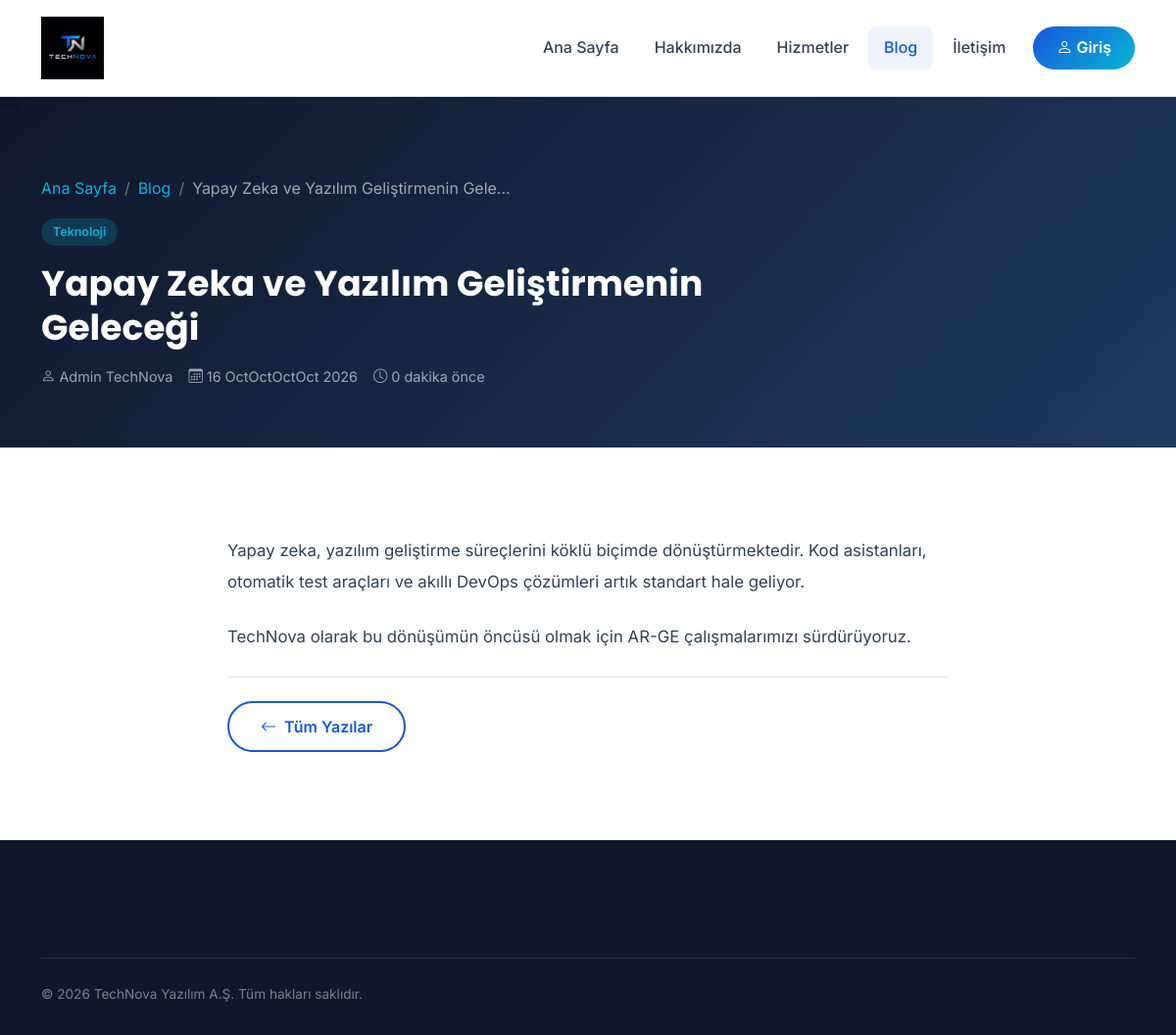
The page /blog-detay.php?id=1 on the database its author committed.
### tables this page shows
CREATE TABLE `blog` (
  `id` int(11) NOT NULL AUTO_INCREMENT,
  `baslik` varchar(255) NOT NULL,
  `ozet` text DEFAULT NULL,
  `icerik` longtext NOT NULL,
  `resim` varchar(255) DEFAULT NULL,
  `kategori` varchar(100) DEFAULT NULL,
  `yazar_id` int(11) DEFAULT NULL,
  `tarih` datetime NOT NULL DEFAULT CURRENT_TIMESTAMP,
  `durum` enum('yayinda','taslak') NOT NULL DEFAULT 'yayinda',
  PRIMARY KEY (`id`),
  KEY `yazar_id` (`yazar_id`),
  CONSTRAINT `blog_ibfk_1` FOREIGN KEY (`yazar_id`) REFERENCES `kullanicilar` (`id`) ON DELETE SET NULL
);

CREATE TABLE `kullanicilar` (
  `id` int(11) NOT NULL AUTO_INCREMENT,
  `ad` varchar(100) NOT NULL,
  `soyad` varchar(100) NOT NULL,
  `email` varchar(191) NOT NULL,
  `sifre` varchar(255) NOT NULL,
  `rol` enum('admin','kullanici') NOT NULL DEFAULT 'kullanici',
  `olusturma_tarihi` datetime NOT NULL DEFAULT CURRENT_TIMESTAMP,
  PRIMARY KEY (`id`),
  UNIQUE KEY `email` (`email`)
);

### config.php (called while the page is built, shortened)
<?php
try {
    $dsn = "mysql:host=" . DB_HOST . ";dbname=" . DB_NAME . ";charset=" . DB_CHARSET;
    $options = [
        PDO::ATTR_ERRMODE            => PDO::ERRMODE_EXCEPTION,
        PDO::ATTR_DEFAULT_FETCH_MODE => PDO::FETCH_ASSOC,
        PDO::ATTR_EMULATE_PREPARES   => false,
    ];
    $pdo = new PDO($dsn, DB_USER, DB_PASS, $options);
    $pdo->exec("CREATE TABLE IF NOT EXISTS site_ayarlar (
        id INT AUTO_INCREMENT PRIMARY KEY,
        menu_blog BOOLEAN DEFAULT 1,
        menu_hizmetler BOOLEAN DEFAULT 1,
        menu_hakkimizda BOOLEAN DEFAULT 1,
        menu_iletisim BOOLEAN DEFAULT 1,
        menu_giris BOOLEAN DEFAULT 1,
        updated_at TIMESTAMP DEFAULT CURRENT_TIMESTAMP ON UPDATE CURRENT_TIMESTAMP
    ) ENGINE=InnoDB DEFAULT CHARSET=utf8mb4");
    $siteAyarCount = (int)$pdo->query("SELECT COUNT(*) FROM site_ayarlar")->fetchColumn();
} catch (PDOException $e) {
    die(json_encode(['error' => 'Veritabanı bağlantı hatası. Lütfen yapılandırmayı kontrol edin.']));
}
function isLoggedIn() {
    return isset($_SESSION['kullanici_id']);
}
function timeAgo($datetime) {
    $now = new DateTime();
    $ago = new DateTime($datetime);
    $diff = $now->diff($ago);
    if ($diff->d == 0) {
        if ($diff->h == 0) return $diff->i . ' dakika önce';
        return $diff->h . ' saat önce';
    }
    return $diff->y . ' yıl önce';
}
?>

### blog-detay.php (the view, shortened to what this page needs)
<?php
require_once 'config.php';
$id = filter_input(INPUT_GET, 'id', FILTER_VALIDATE_INT);
$stmt = $pdo->prepare("SELECT b.*, k.ad, k.soyad FROM blog b LEFT JOIN kullanicilar k ON b.yazar_id=k.id WHERE b.id=? AND b.durum='yayinda'");
$stmt->execute([$id]);
$blog = $stmt->fetch();
?>
<!DOCTYPE html>
<html lang="tr">
<head>
<link href="https://cdn.jsdelivr.net/npm/bootstrap@5.3.2/dist/css/bootstrap.min.css" rel="stylesheet">
<link href="https://cdn.jsdelivr.net/npm/bootstrap-icons@1.11.3/font/bootstrap-icons.css" rel="stylesheet">
<link href="<?= SITE_URL ?>/assets/css/style.css" rel="stylesheet">
</head>
<body>
<nav class="navbar navbar-expand-lg">
  <div class="container">
    <a class="navbar-brand" href="<?= SITE_URL ?>">
      <img src="<?= SITE_URL ?>/assets/img/logo.png" alt="TechNova" class="logo-img">
    </a>
    <div class="collapse navbar-collapse" id="navMain">
      <ul class="navbar-nav ms-auto align-items-lg-center gap-1">
        <li class="nav-item"><a class="nav-link" href="<?= SITE_URL ?>">Ana Sayfa</a></li>
        <li class="nav-item"><a class="nav-link" href="<?= SITE_URL ?>/hakkimizda.php">Hakkımızda</a></li>
        <li class="nav-item"><a class="nav-link" href="<?= SITE_URL ?>/hizmetler.php">Hizmetler</a></li>
        <li class="nav-item"><a class="nav-link active" href="<?= SITE_URL ?>/blog.php">Blog</a></li>
        <li class="nav-item"><a class="nav-link" href="<?= SITE_URL ?>/iletisim.php">İletişim</a></li>
        <?php if (isLoggedIn()): ?>
        <li class="nav-item"><a class="nav-link btn-nav-cta ms-2" href="<?= SITE_URL ?>/admin/index.php"><i class="bi bi-speedometer2"></i> Panel</a></li>
        <?php else: ?>
        <li class="nav-item"><a class="nav-link btn-nav-cta ms-2" href="<?= SITE_URL ?>/giris.php"><i class="bi bi-person"></i> Giriş</a></li>
        <?php endif; ?>
      </ul>
    </div>
  </div>
</nav>
<div class="blog-detail-header">
  <div class="container">
    <nav aria-label="breadcrumb" class="mb-3">
      <ol class="breadcrumb">
        <li class="breadcrumb-item"><a href="<?= SITE_URL ?>">Ana Sayfa</a></li>
        <li class="breadcrumb-item"><a href="<?= SITE_URL ?>/blog.php">Blog</a></li>
        <li class="breadcrumb-item active"><?= htmlspecialchars(mb_substr($blog['baslik'],0,40)) ?>...</li>
      </ol>
    </nav>
    <?php if($blog['kategori']): ?>
    <span class="blog-category" style="background:rgba(6,182,212,0.2); color:#06B6D4; margin-bottom:1rem; display:inline-block;"><?= htmlspecialchars($blog['kategori']) ?></span>
    <?php endif; ?>
    <h1 style="color:white; font-size:clamp(1.6rem,3vw,2.4rem); max-width:750px; line-height:1.25;"><?= htmlspecialchars($blog['baslik']) ?></h1>
    <div class="d-flex align-items-center gap-3 mt-3" style="color:rgba(255,255,255,0.6); font-size:0.9rem;">
      <?php if($blog['ad']): ?>
      <span><i class="bi bi-person me-1"></i><?= htmlspecialchars($blog['ad'].' '.$blog['soyad']) ?></span>
      <?php endif; ?>
      <span><i class="bi bi-calendar3 me-1"></i><?= date('d MMMM Y', strtotime($blog['tarih'])) ?></span>
      <span><i class="bi bi-clock me-1"></i><?= timeAgo($blog['tarih']) ?></span>
    </div>
  </div>
</div>
<section class="section-pad">
  <div class="container">
    <div class="row justify-content-center">
      <div class="col-lg-8">
        <div class="blog-content">
          <?= $blog['icerik'] ?>
        </div>
        <div class="mt-4 pt-4" style="border-top:1px solid #E2E8F0;">
          <a href="<?= SITE_URL ?>/blog.php" class="btn-outline-custom btn">
            <i class="bi bi-arrow-left me-2"></i>Tüm Yazılar
          </a>
        </div>
      </div>
    </div>
  </div>
</section>
<footer class="footer">
  <div class="container">
    <div class="footer-bottom" style="border-top:1px solid rgba(255,255,255,0.1); padding-top:25px;">
      <span>&copy; <?= date('Y') ?> TechNova Yazılım A.Ş. Tüm hakları saklıdır.</span>
    </div>
  </div>
</footer>
</body>
</html>

### assets/css/style.css (style rules this page uses)
:root { --primary: #1A56DB; --primary-dark: #1344B5; --secondary: #0F172A; --accent: #06B6D4; --light: #F8FAFC; --gray: #64748B; --text: #334155; --white: #ffffff; --border: #E2E8F0; --shadow: 0 4px 24px rgba(26, 86, 219, 0.10); --radius: 12px; --transition: all 0.3s ease; }
* { margin: 0; padding: 0; box-sizing: border-box; }
body { font-family: 'Inter', sans-serif; color: var(--text); background: var(--white); line-height: 1.7; }
h1, h2, h3, h4, h5 { font-family: 'Poppins', sans-serif; color: var(--secondary); font-weight: 700; }
a { text-decoration: none; color: var(--primary); transition: var(--transition); }
.navbar { background: var(--white) !important; border-bottom: 1px solid var(--border); padding: 0.75rem 0; box-shadow: 0 2px 12px rgba(0,0,0,0.06); position: sticky; top: 0; z-index: 1000; }
.navbar-brand { display: flex; align-items: center; gap: 10px; font-family: 'Poppins', sans-serif; font-weight: 800; font-size: 1.5rem; color: var(--secondary) !important; }
.navbar-brand .logo-img { height: 64px; width: auto; object-fit: contain; display: inline-block; }
.nav-link { color: var(--text) !important; font-weight: 500; padding: 0.5rem 1rem !important; border-radius: 8px; transition: var(--transition); }
.nav-link:hover, .nav-link.active { color: var(--primary) !important; background: rgba(26, 86, 219, 0.07); }
.btn-nav-cta { background: linear-gradient(135deg, var(--primary), var(--accent)); color: white !important; border-radius: 25px; padding: 0.5rem 1.5rem !important; font-weight: 600; }
.section-pad { padding: 90px 0; }
.blog-category { display: inline-block; background: rgba(26, 86, 219, 0.1); color: var(--primary); padding: 0.2rem 0.75rem; border-radius: 20px; font-size: 0.78rem; font-weight: 600; margin-bottom: 0.75rem; }
.footer { background: var(--secondary); color: rgba(255,255,255,0.75); padding: 70px 0 30px; }
.footer-bottom { border-top: 1px solid rgba(255,255,255,0.1); margin-top: 50px; padding-top: 25px; display: flex; justify-content: space-between; align-items: center; flex-wrap: wrap; gap: 1rem; font-size: 0.85rem; color: rgba(255,255,255,0.45); }
.btn-outline-custom { background: transparent; color: var(--primary); border: 2px solid var(--primary); padding: 0.75rem 2rem; border-radius: 50px; font-weight: 600; transition: var(--transition); }
.blog-detail-header { background: linear-gradient(135deg, var(--secondary), #1e3a5f); padding: 80px 0 60px; color: white; }
.blog-content { font-size: 1.05rem; line-height: 1.9; color: var(--text); }
.blog-content p { margin-bottom: 1.5rem; }
.breadcrumb-item + .breadcrumb-item::before { color: rgba(255,255,255,0.4); }
.breadcrumb-item a { color: var(--accent); }
.breadcrumb-item.active { color: rgba(255,255,255,0.6); }

### rows shown on the page
blog: baslik "Yapay Zeka ve Yazılım Geliştirmenin Gele", kategori "Teknoloji", baslik "Yapay Zeka ve Yazılım Geliştirmenin Geleceği", yazar.soyad "Admin TechNova", tarih "16 OctOctOctOct 2026", icerik "Yapay zeka, yazılım geliştirme süreçlerini köklü biçimde dönüştürmektedir. Kod asistanları, otomatik test araçları ve akıllı DevOps çözümleri artık standart hale geliyor. TechNova olarak bu dönüşümün öncüsü olmak için AR-GE çalışmalarımızı sürdürüyoruz."

### other values the page prints
timeAgo($blog['tarih']) "0 dakika önce"
